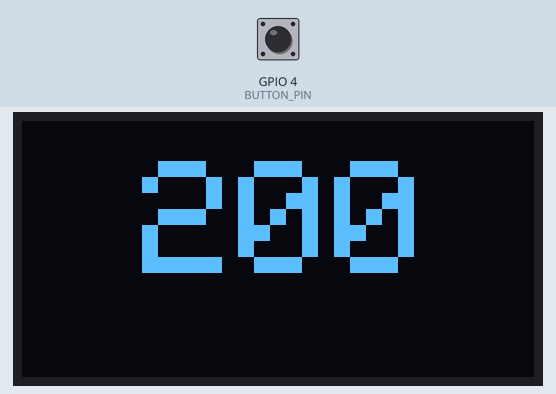
Recording of a sketch running on a simulated ESP32. On the bench: 128×64 one-colour display. The test bench sets the inputs (shaded band); at power-on: GPIO 4 (BUTTON_PIN) LOW. What the sketch prints to the serial monitor is not drawn.

Above: at 0.21 s.
At 5.11 s:
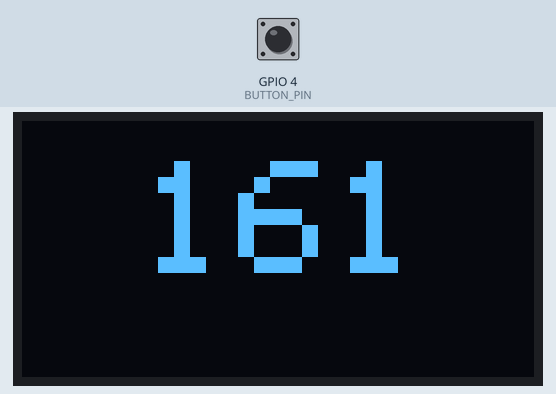
At 10.14 s:
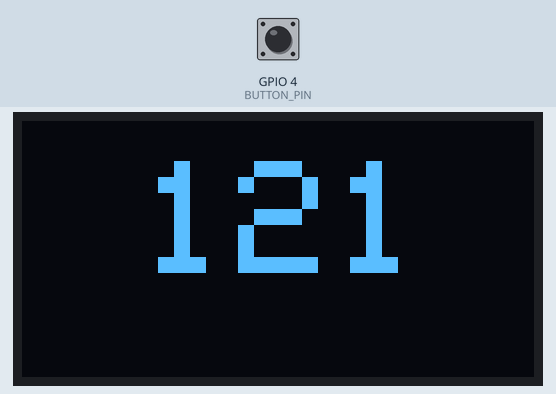
At 20.06 s:
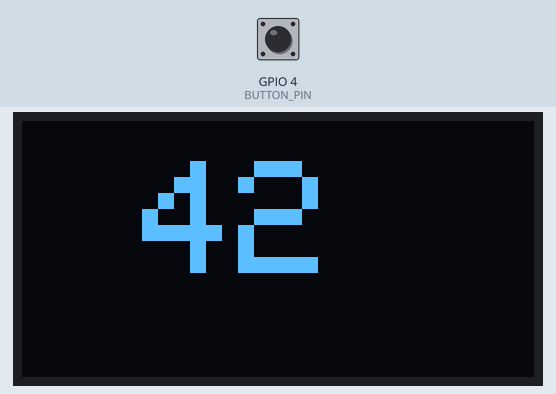
At 25.26 s:
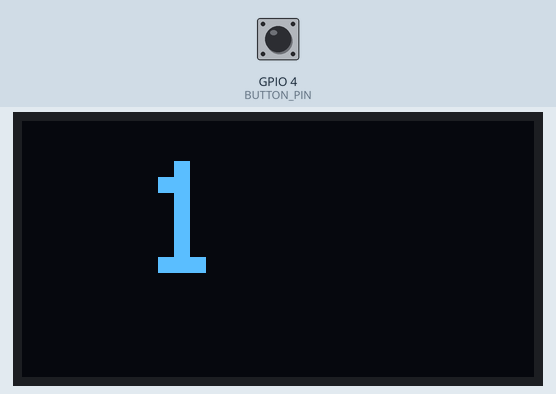
At 39.88 s:
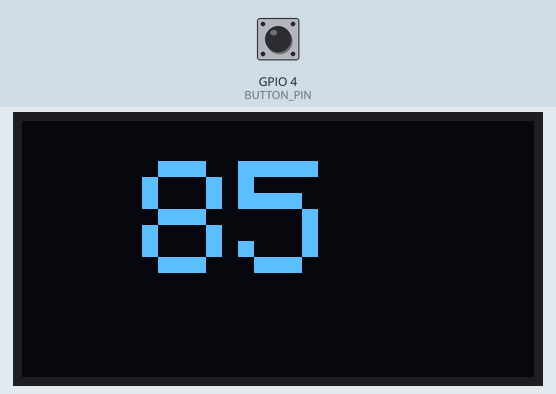

The sketch:

OLED_prototyping.ino
```cpp
#include <Wire.h>
#include <Adafruit_GFX.h>
#include <Adafruit_SSD1306.h>

#define SCREEN_WIDTH 128
#define SCREEN_HEIGHT 64
#define NUM_BULLETS 200
#define BUTTON_PIN 4

// declare an SSD1306 display object connected to I2C
Adafruit_SSD1306 oled(SCREEN_WIDTH, SCREEN_HEIGHT, &Wire, -1);
//oled is the name of the OLED object we just constructed

void setup() {
  // put your setup code here, to run once:
  Serial.begin(9600); // initialize how many bits/s get communicated to the Serial monitor
  pinMode(BUTTON_PIN, INPUT);

  // initialize OLED display with address 0x3C for 128x64
  if (!oled.begin(SSD1306_SWITCHCAPVCC, 0x3C)) {
    Serial.println(F("SSD1306 allocation failed"));
    while (true);
  }

}

//Example: increment from N to 0 if a push button is pushed
void loop() {
  // put your main code here, to run repeatedly:
  // initialize push button
  Serial.println("TEST!");
  int bulletCount = NUM_BULLETS;

  //delay(2000); //wait for initialization
  oled.clearDisplay(); //clear display

  oled.setTextSize(4);          // text size
  oled.setTextColor(WHITE);     // text color
  oled.setCursor(30, 10);        // position to display

  Serial.println(digitalRead(BUTTON_PIN)); //testing
  delay(100);

  while(bulletCount > 0) {
    oled.setCursor(30, 10);        // position to display
    oled.println(bulletCount); // text to display
    oled.display();

    // if(digitalRead(BUTTON_PIN)) {
    //   delay(500);
    //   bulletCount--;
    // }
    delay(100);
    bulletCount--;
    oled.clearDisplay(); //remember to clear screen

  }
}
```
